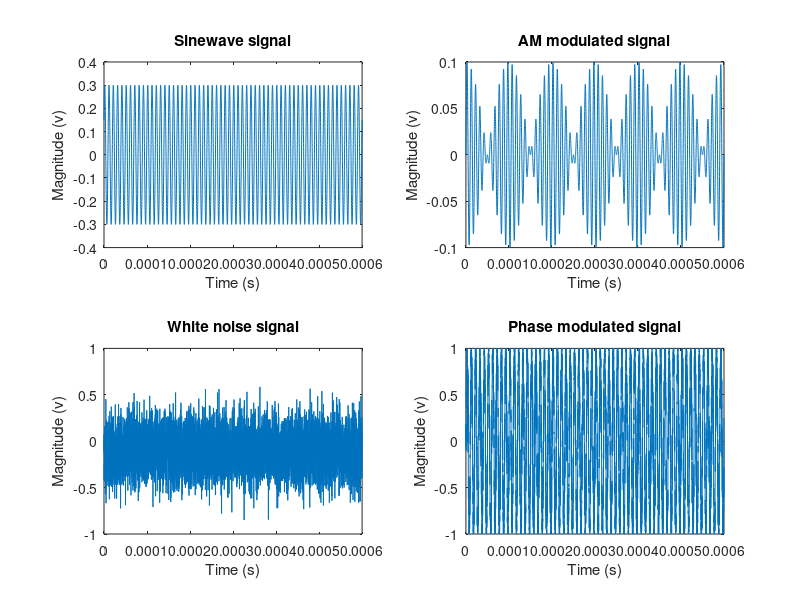
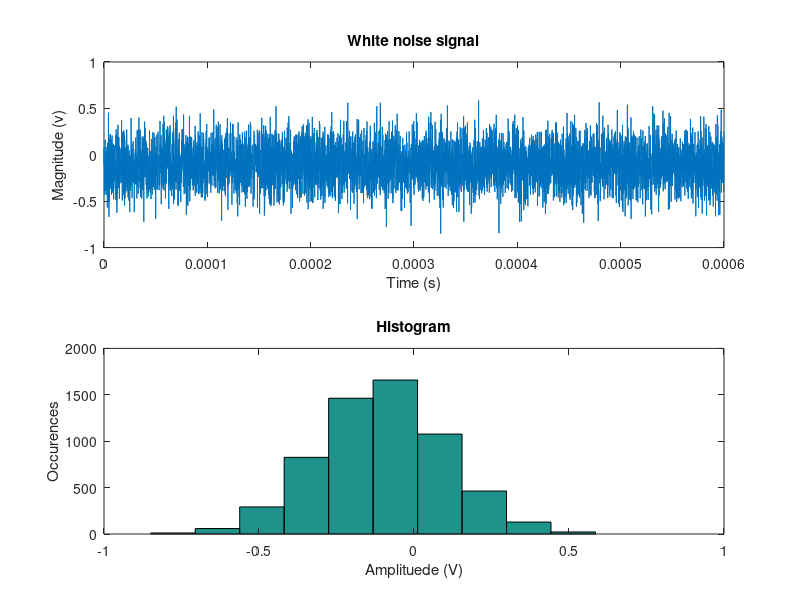

MATLAB code for these plots, in order:
% FIP 1A - Matlab - Ex 3
% Yann Feunteun, Maxime Mouchet
close all
clear
clc

% Figure 1
figure

% Sinewave signal
subplot(2,2,1)

t = 0:0.0000001:0.0006;
A = 0.3;
f = 100*10^3;
w = 2*pi*f;
phi = pi/6;
y = A*sin(w*t+phi);

plot(t,y);
title('Sinewave signal');
xlabel('Time (s)');
ylabel('Magnitude (v)');

% AM modulated signal
subplot(2,2,2)

t = 0:0.0000001:0.0006;
A = 0.1;
fm = 5*10^3;
w = 2*pi*fm;
signal = A*cos(w*t);

fc = 100*10^3;
w = 2*pi*fc;
carrier = sin(w*t);

y = signal.*carrier;

plot(t,y);
title('AM modulated signal');
xlabel('Time (s)');
ylabel('Magnitude (v)');

% White noise signal
subplot(2,2,3);

t = 0:0.0000001:0.0006;
yr = -0.1 + (0.2).*randn(length(t),1);

plot(t, yr);
ylim([-1 1]);
title('White noise signal');
xlabel('Time (s)');
ylabel('Magnitude (v)');

% Phase modulated signal
subplot(2,2,4)

t = 0:0.0000001:0.0006;

A = 1;
fc = 100*10^3;
w = 2*pi*fc;

y = A*sin(w*t+yr');
plot(t, y);
title('Phase modulated signal');
xlabel('Time (s)');
ylabel('Magnitude (v)');

% Figure 2
figure

% Random signal
subplot(2,1,1)

plot(t, yr);
ylim([-1 1]);
title('White noise signal');
xlabel('Time (s)');
ylabel('Magnitude (v)');

% Random distribution
subplot(2,1,2)

hist(yr);

title('Histogram');
xlabel('Amplituede (V)');
ylabel('Occurences');